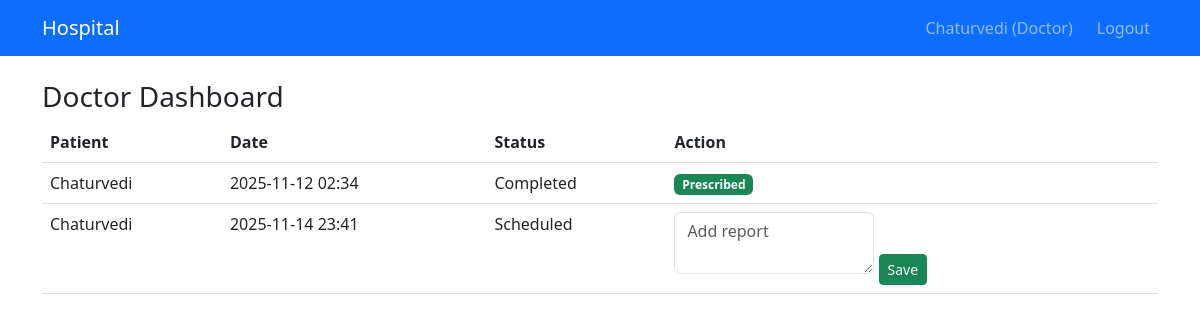
The app's page /doctor (signed in) with its own data.
### models.py (models this page shows, shortened)
class User(UserMixin, db.Model):
    id = db.Column(db.String(10), primary_key=True)
    username = db.Column(db.String(50), unique=True, nullable=False)
    password = db.Column(db.String(255), nullable=False)
    role = db.Column(db.String(20), nullable=False)
    email = db.Column(db.String(100), unique=True, nullable=False)
    name = db.Column(db.String(100))
    specialty = db.Column(db.String(100))
    created_at = db.Column(db.DateTime, default=datetime.utcnow)

class Appointment(db.Model):
    id = db.Column(db.Integer, primary_key=True)
    patient_id = db.Column(db.String(10), db.ForeignKey('user.id'), nullable=False)
    doctor_id = db.Column(db.String(10), db.ForeignKey('user.id'), nullable=False)
    date = db.Column(db.DateTime, nullable=False)
    status = db.Column(db.String(20), default='Scheduled')
    reason = db.Column(db.Text)
    report = db.Column(db.Text)
    patient = db.relationship('User', foreign_keys=[patient_id])
    doctor = db.relationship('User', foreign_keys=[doctor_id])

### app.py (the view)
@app.route('/doctor')
@login_required
def doctor_dashboard():
    if current_user.role != 'doctor':
        return redirect(url_for('login'))
    appointments = Appointment.query.filter_by(doctor_id=current_user.id).all()
    return render_template('doctor/dashboard.html', appointments=appointments)

### app.py (called while the page is built, shortened)
@login_manager.user_loader
def load_user(user_id):
    return User.query.get(user_id)

def init_db_on_first_request():
    if 'db_initialized' not in g:
        db.create_all()
        g.db_initialized = True

@app.before_request
def before_request():
    init_db_on_first_request()

### templates/doctor/dashboard.html
{% extends "base.html" %}
{% block content %}
<h3>Doctor Dashboard</h3>
<table class="table">
    <tr><th>Patient</th><th>Date</th><th>Status</th><th>Action</th></tr>
    {% for a in appointments %}
    <tr>
        <td>{{ a.patient.name }}</td>
        <td>{{ a.date.strftime('%Y-%m-%d %H:%M') }}</td>
        <td>{{ a.status }}</td>
        <td>
            {% if a.status == 'Scheduled' %}
            <form method="POST" action="{{ url_for('add_report', appt_id=a.id) }}" class="d-inline">
                <textarea name="report" placeholder="Add report" class="form-control d-inline" style="width:200px;" required></textarea>
                <button class="btn btn-sm btn-success">Save</button>
            </form>
            {% elif a.status == 'Completed' and not a.prescription %}
            <a href="{{ url_for('prescribe', appt_id=a.id) }}" class="btn btn-sm btn-primary">Prescribe</a>
            {% else %}
            <span class="badge bg-success">Prescribed</span>
            {% endif %}
        </td>
    </tr>
    {% endfor %}
</table>
{% endblock %}

### templates/base.html (shortened to what this page needs)
<!DOCTYPE html>
<html>
<head>
    <link href="https://cdn.jsdelivr.net/npm/bootstrap@5.3.0/dist/css/bootstrap.min.css" rel="stylesheet">
</head>
<body>
    <nav class="navbar navbar-expand-lg navbar-dark bg-primary">
        <div class="container">
            <a class="navbar-brand" href="#">Hospital</a>
            {% if current_user.is_authenticated %}
            <div class="navbar-nav ms-auto">
                <span class="navbar-text me-3">{{ current_user.name }} ({{ current_user.role|capitalize }})</span>
                <a class="nav-link" href="{{ url_for('logout') }}">Logout</a>
            </div>
            {% endif %}
        </div>
    </nav>
    <div class="container mt-4">
        {% block content %}{% endblock %}
    </div>
</body>
</html>

### records on screen
User: name "Chaturvedi", role "Doctor"
Appointment: patient.name "Chaturvedi", date "2025-11-12 02:34", status "Completed", shows "Prescribed"
Appointment: patient.name "Chaturvedi", date "2025-11-14 23:41", status "Scheduled"
